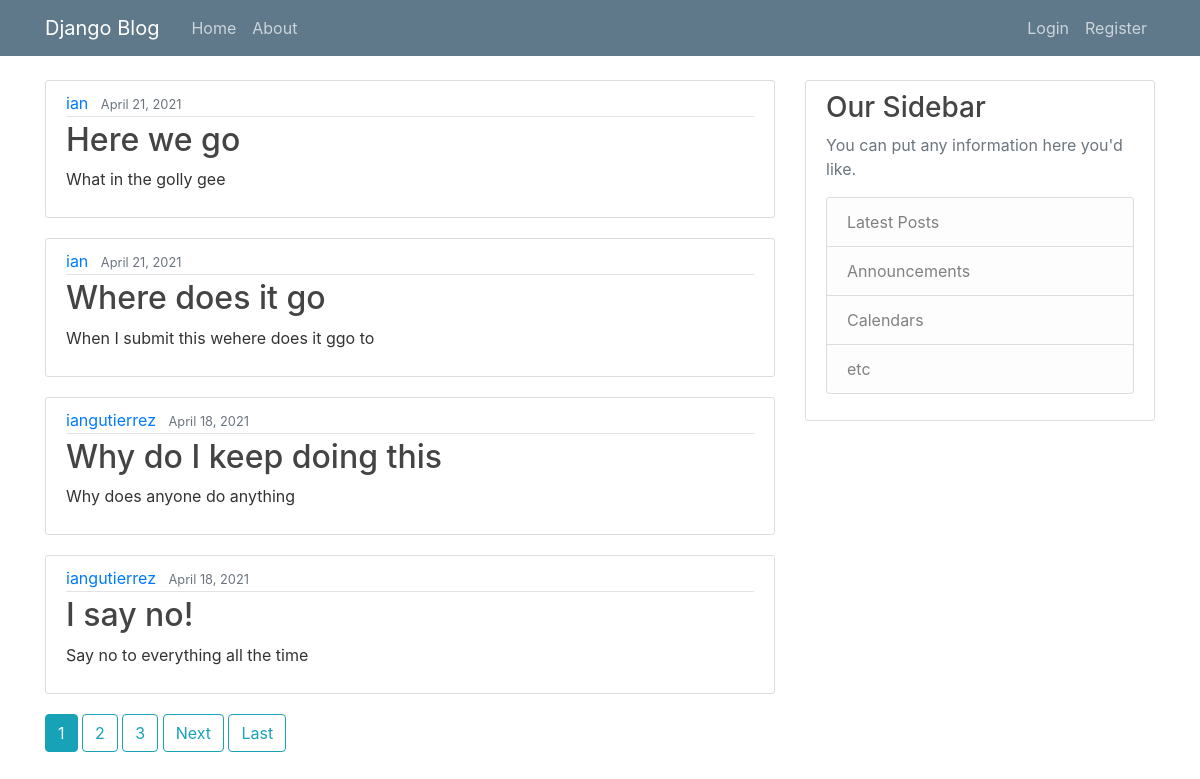
The page / on the database its author committed.
### blog/models.py (models this page shows, shortened)
class Post(models.Model):
    title = models.CharField(max_length=100)
    content = models.TextField()
    date_posted = models.DateTimeField(default=timezone.now)
    author = models.ForeignKey(User, on_delete=models.CASCADE)

### blog/views.py (the view)
# urls.py: path('', PostListView.as_view(), name='blog-home'),
class PostListView(ListView):
    model = Post
    template_name = 'blog/home.html' #<app>/<model>_<viewtype>.html
    context_object_name = 'posts'
    ordering = ['-date_posted']
    paginate_by = 4

### blog/templates/blog/home.html (shortened to what this page needs)
{% extends "blog/base.html" %}
{% block content %}
    {% for post in posts %}
    <article class="media content-section">
  <div class="media-body">
    <div class="article-metadata">
      <a class="mr-2" href="{% url 'user-posts' post.author.username %}">{{ post.author }}</a>
      <small class="text-muted">{{ post.date_posted|date:"F d, Y" }}</small>
    </div>
    <h2><a class="article-title" href="{% url 'post-detail' post.id %}">{{ post.title }}</a></h2>
    <p class="article-content">{{ post.content }}</p>
  </div>
</article>
    {% endfor %}
    {% if is_paginated %}
      {% for num in page_obj.paginator.page_range %}
        {% if page_obj.number == num %}
          <a class='btn btn-info mb-4' href="?page={{ num }}">{{ num }}</a>
        {% elif num > page_obj.number|add:'-3' and num < page_obj.number|add:'3' %}
          <a class='btn btn-outline-info mb-4' href="?page={{ num }}">{{ num }}</a>
        {% endif %}
      {% endfor %}
      {%if page_obj.has_next %}
        <a class='btn btn-outline-info mb-4' href="?page={{ page_obj.nex_page_number }}">Next</a>
        <a class='btn btn-outline-info mb-4' href="?page={{ page_obj.paginator.num_pages }}">Last</a>
      {% endif %}
    {% endif %}
{% endblock content %}

### blog/templates/blog/base.html (shortened to what this page needs)
{% load static %}
<!DOCTYPE html>
<html>
    <head>
    <link rel="stylesheet" href="https://maxcdn.bootstrapcdn.com/bootstrap/4.0.0/css/bootstrap.min.css">
    <link rel="stylesheet" type="text/css" href="{% static 'blog/main.css' %}">
    </head>
    <body>
    <header class="site-header">
  <nav class="navbar navbar-expand-md navbar-dark bg-steel fixed-top">
    <div class="container">
      <a class="navbar-brand mr-4" href="{% url 'blog-home' %}">Django Blog</a>
      <div class="collapse navbar-collapse" id="navbarToggle">
        <div class="navbar-nav mr-auto">
          <a class="nav-item nav-link" href="{% url 'blog-home' %}">Home</a>
          <a class="nav-item nav-link" href="{% url 'blog-about' %}">About</a>
        </div>
        <div class="navbar-nav">
          {% if user.is_authenticated %}
            <a class="nav-item nav-link" href="{% url 'post-create' %}">New Post</a>
            <a class="nav-item nav-link" href="{% url 'logout' %}">Logout</a>
            <a class="nav-item nav-link" href="{% url 'profile' %}">Profile</a>
          {% else %}
            <a class="nav-item nav-link" href="{% url 'login' %}">Login</a>
            <a class="nav-item nav-link" href="{% url 'register' %}">Register</a>
          {% endif %}
        </div>
      </div>
    </div>
  </nav>
</header>
<main role="main" class="container">
  <div class="row">
    <div class="col-md-8">
      {% block content %}{% endblock %}
    </div>
    <div class="col-md-4">
      <div class="content-section">
        <h3>Our Sidebar</h3>
        <p class='text-muted'>You can put any information here you'd like.
          <ul class="list-group">
            <li class="list-group-item list-group-item-light">Latest Posts</li>
            <li class="list-group-item list-group-item-light">Announcements</li>
            <li class="list-group-item list-group-item-light">Calendars</li>
            <li class="list-group-item list-group-item-light">etc</li>
          </ul>
        </p>
      </div>
    </div>
  </div>
</main>
    </body>
</html>

### blog/static/blog/main.css (style rules this page uses)
body { background: fafafa; color: #333333; margin-top: 5rem; }
h1, h2, h3, h4, h5, h6 { color: #444444; }
ul { margin: 0; }
.bg-steel { background-color: #5f788a; }
.site-header .navbar-nav .nav-link { color: #cbd5db; }
.content-section { background: #ffffff; padding: 10px 20px; border: 1px solid #dddddd; border-radius: 3px; margin-bottom: 20px; }
.article-title { color: #444444; }
.article-content { white-space: pre-line; }
.article-metadata { padding-bottom: 1px; margin-bottom: 4px; border-bottom: 1px solid #e3e3e3 }

### rows shown on the page
Post: author "ian", date_posted "April 21, 2021", title "Here we go", content "What in the golly gee"
Post: author "ian", date_posted "April 21, 2021", title "Where does it go", content "When I submit this wehere does it ggo to"
Post: author "iangutierrez", date_posted "April 18, 2021", title "Why do I keep doing this", content "Why does anyone do anything"
Post: author "iangutierrez", date_posted "April 18, 2021", title "I say no!", content "Say no to everything all the time"

### other values the page prints
{{ num }} "1"
{{ num }} "2" "3"
